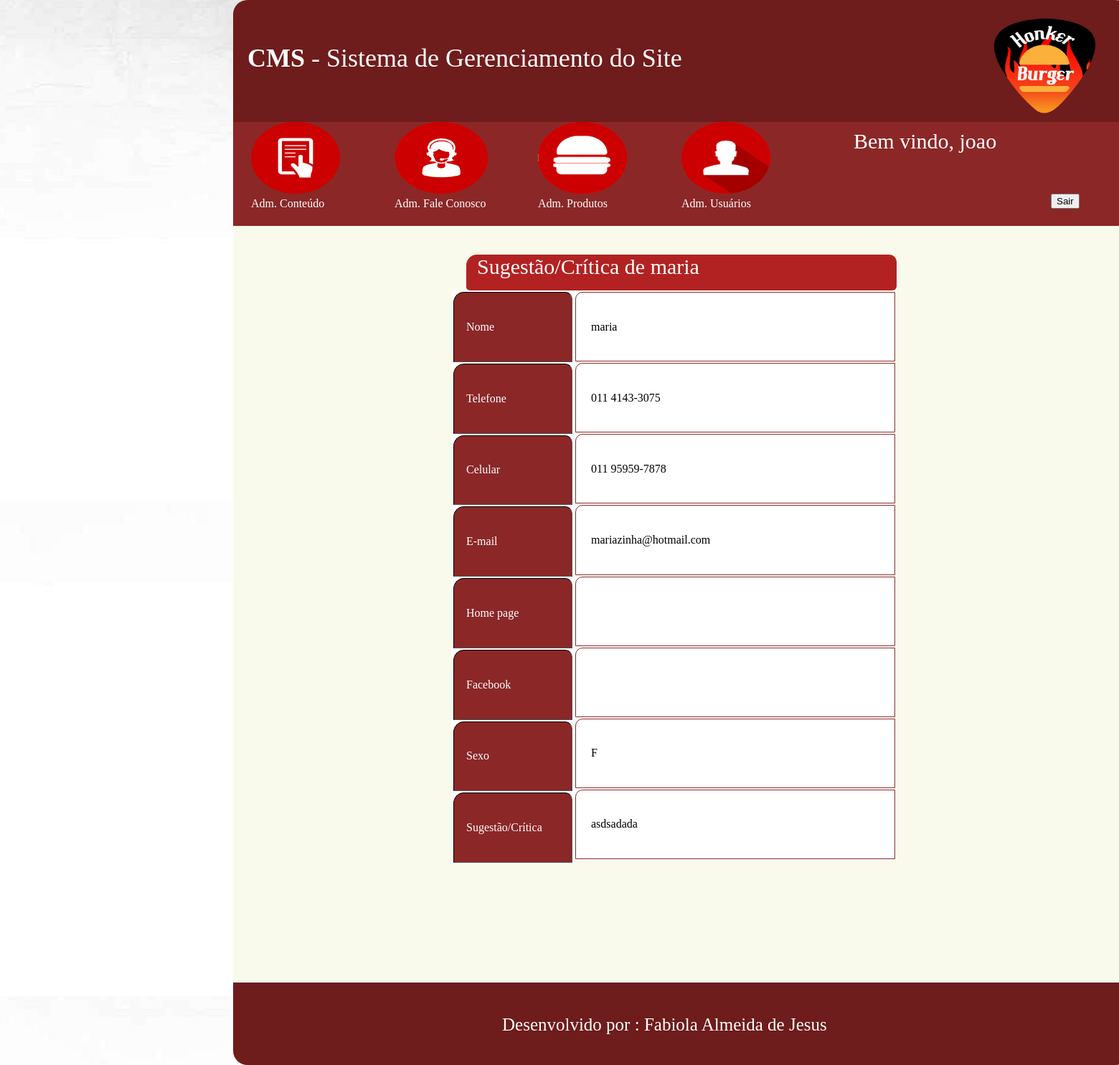
Page /cms/verMaisAdm.php?opt=ver&idmensagem=3 (signed in) on the committed database.
### tables this page shows
CREATE TABLE `tblmensagem` (
  `idmensagem` int(11) NOT NULL AUTO_INCREMENT,
  `nome` varchar(45) NOT NULL,
  `telefone` varchar(45) DEFAULT NULL,
  `celular` varchar(45) NOT NULL,
  `email` varchar(45) NOT NULL,
  `homepage` varchar(45) DEFAULT NULL,
  `facebook` varchar(45) DEFAULT NULL,
  `sexo` varchar(1) NOT NULL,
  `mensagem` tinytext NOT NULL,
  PRIMARY KEY (`idmensagem`)
);

### cms/verMaisAdm.php (the view, shortened to what this page needs)
<?php
	$idmensagem = $_GET['idmensagem'];
?>
<html>
	<head>
		<link rel="stylesheet" type="text/css" href="css/style.css">
	</head>
	<body>
		<div id="principal">
			<header>
				<div id="logo">
					<img src="imagens/logoletrabranca.png" width="100%" height="100%">
				</div>
				<div id="titulo">
					<b>CMS</b> - Sistema de Gerenciamento do Site
				</div>
			</header>
			<section>
				<form name="ver" method="post" action="verMaisAdm.php">
						<nav id="opções">
							<?php  include('moduloMenu.php');?>
							<div id="bemvindo">
								Bem vindo, <?php echo $_SESSION['nome']; ?>
							</div>
								<div id="logout">
									<input type="submit" value="Sair" name="btnSair"/>
								</div>
						</nav>
				</form>
				<div id="ConsultaVer">
							<?php
								$sql ="select * from tblmensagem where idmensagem =".$idmensagem ;
								$select=mysql_query($sql);
								while($consulta=mysql_fetch_array($select)){
							?>
					<div id="tituloConsultaMais">
						&nbsp;&nbsp;Sugestão/Crítica de <?php echo($consulta['nome']);?>
					</div>
						<div id="tabelaConsultaMais" border="0">
							<table border="1" id="espacoCampos">
								<tr>
									<td class="campoConsulta">
										&nbsp;&nbsp;&nbsp;&nbsp;Nome
									</td>
								</tr>
								<tr>
									<td class="campoConsulta">
										&nbsp;&nbsp;&nbsp;&nbsp;Telefone
									</td>
								</tr>
								<tr>
									<td class="campoConsulta">
										&nbsp;&nbsp;&nbsp;&nbsp;Celular
									</td>
								</tr>
								<tr>
									<td class="campoConsulta">
										&nbsp;&nbsp;&nbsp;&nbsp;E-mail
									</td>
								</tr>
								<tr>
									<td class="campoConsulta">
										&nbsp;&nbsp;&nbsp;&nbsp;Home page
									</td>
								</tr>
								<tr>
									<td class="campoConsulta">
										&nbsp;&nbsp;&nbsp;&nbsp;Facebook
									</td>
								</tr>
								<tr>
									<td class="campoConsulta">
										&nbsp;&nbsp;&nbsp;&nbsp;Sexo
									</td>
								</tr>
								<tr>
									<td class="campoConsulta">
										&nbsp;&nbsp;&nbsp;&nbsp;Sugestão/Crítica
									</td>
								</tr>
						    </table>
							<table id="espacoConsulta">
								<tr>
									<td class="td_table">&nbsp;&nbsp;&nbsp;&nbsp; <?php echo($consulta['nome']);?></td>
								</tr>
								<tr>
									<td class="td_table">&nbsp;&nbsp;&nbsp;&nbsp; <?php echo($consulta['telefone']);?></td>
								</tr>
								<tr>
									<td class="td_table">&nbsp;&nbsp;&nbsp;&nbsp; <?php echo($consulta['celular']);?></td>
								</tr>
								<tr>
									<td class="td_table">&nbsp;&nbsp;&nbsp;&nbsp; <?php echo($consulta['email']);?></td>
								</tr>
								<tr>
									<td class="td_table">&nbsp;&nbsp;&nbsp;&nbsp; <?php echo($consulta['homepage']);?></td>
								</tr>
								<tr>
									<td class="td_table">&nbsp;&nbsp;&nbsp;&nbsp; <?php echo($consulta['facebook']);?></td>
								</tr>
								<tr>
									<td class="td_table">&nbsp;&nbsp;&nbsp;&nbsp; <?php echo($consulta['sexo']);?></td>
								</tr>
								<tr>
									<td class="td_table">&nbsp;&nbsp;&nbsp;&nbsp; <?php echo($consulta['mensagem']);?></td>
								</tr>
							</table>
						</div>
						<?php }?>
				</div>
			</section>
			<footer>
				<div id="desenvolvido">
						Desenvolvido por : Fabiola Almeida de Jesus
				</div>
			</footer>
		</div>
	</body>
</html>

### cms/css/style.css (style rules this page uses)
body { margin:0px; background-image:url(../imagens/textura0.png); }
header { width:1250px; height:170px; border-radius:20px 20px 0px 0px ; margin:auto; background-color:#6E1C1C; }
#titulo { width:900px; height:80px; border:0px solid #000000; margin-left:20px; padding-top:60px; font-family:verdana; font-size:36px; color:#ffffff; }
#logo { float:right; margin-right:35px; border:0px solid #000000; width:168px; height:150px; margin-top:15px; }
#opções { width:1250px; height:145px; border:0px solid #000000; margin:auto; background-color:#8B2727; }
footer { border-radius:0px 0px 20px 20px ; width:1250px; height:115px; clear:both; margin: auto; background-color:#6E1C1C; color:#ffffff; }
#desenvolvido { width:500px; height:55px; border:0px solid #000000; margin:auto; padding-top:45px; font-size:25px; }
section { width:1250px; height:1200px; border:0px solid #000000; margin-left:auto; margin-right:auto; background-color:#FAFAEC; }
#principal { border:0px solid #000000; width:1900px; height:1310px; margin-right:auto; margin-left:auto; }
#bemvindo { width:300px; height:40px; border:0px solid #000000; float:left; margin-left:65px; margin-top:10px; font-size:30px; color:#ffffff; }
#logout { height:40px; width:100px; border:0px solid #000000; float:right; margin-right:10px; margin-top:50px; font-size:25px; color:#ffffff; }
.campoConsulta { width:100px; height:30px; margin-left:5px; background-color:#8B2727; margin-right:15px; color:#ffffff; font-family:verdana; border-radius:15px 10px 0px 0px ; }
.td_table { width:100; height:30px; margin-left:5px; background-color:#ffffff; margin-right:15px; color:#000000; font-family:verdana; border:1px solid #8B2727; border-radius:10px 0px 0px 0px ; }
#ConsultaVer { width:850px; height:900px; border:0px solid #000000; margin:auto; margin-top:40px; }
#tituloConsultaMais { background-color:#B22222; width:600px; height:50px; margin:auto; border-radius:15px 10px 6px 5px ; font-family:verdana; font-size:30px; color:#ffffff; }
#tabelaConsultaMais { width:800px; height:800px; border:0px solid #000; margin-top:20px; margin:auto; }
#espacoCampos { width:170px; height:800px; background-color:#ffffff; border:0px solid #000; float:left; margin-left:80px; }
#espacoConsulta { width:450px; height:795px; background-color:#ffffff; border:0px solid #000; float:left; }

### rows in the picture
tblmensagem: nome "maria", telefone "011 4143-3075", celular "011 95959-7878", email "mariazinha@hotmail.com", sexo "F", mensagem "asdsadada"

### other values in the picture
$_SESSION['nome'] "joao"
